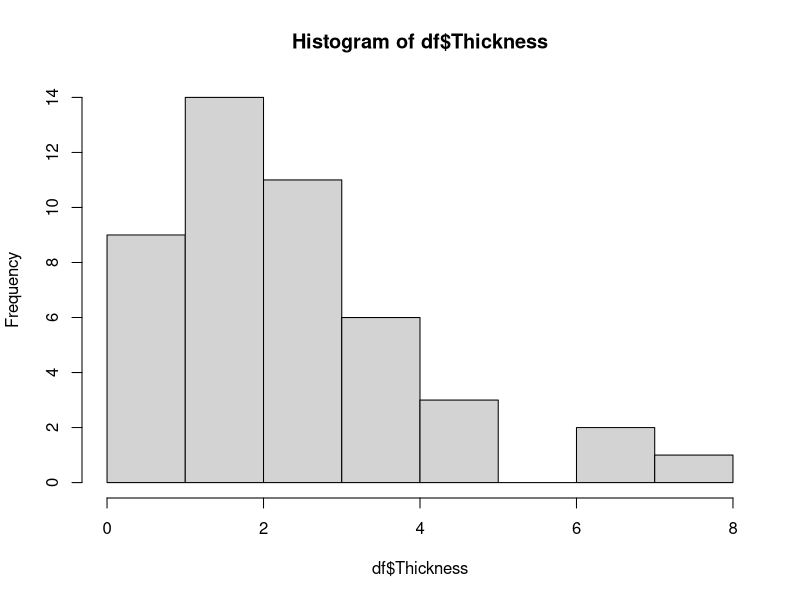
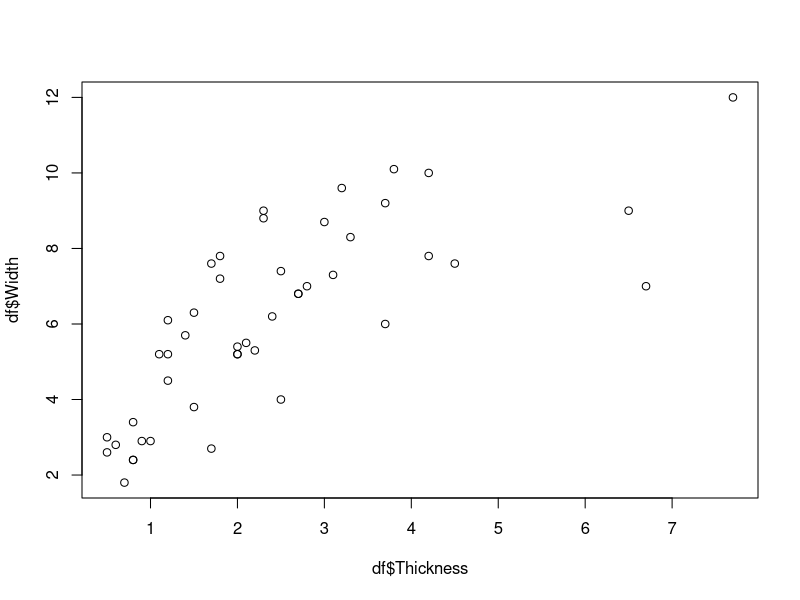
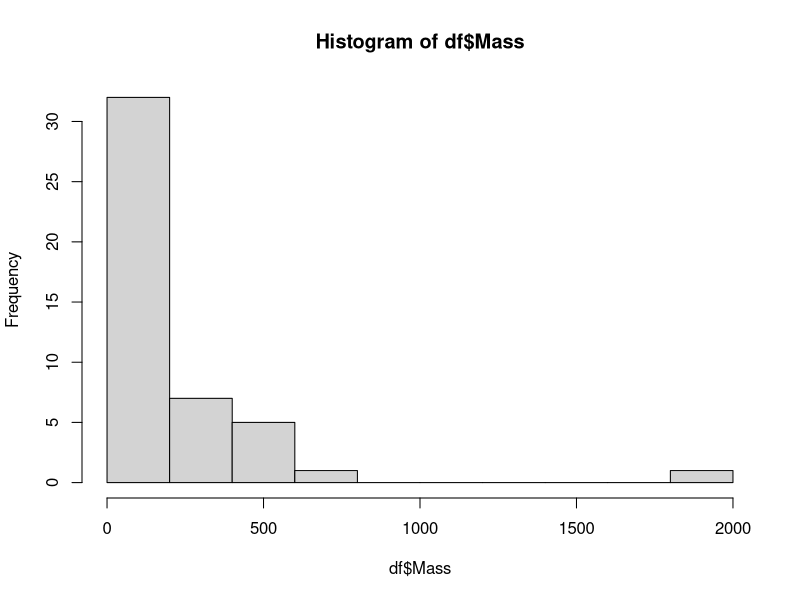

These figures' R source, in order:
## ---- chunk 1
#| label: load dataframe; setup packages
#| echo: false
library(readr)
df <- read.csv("pone.0233912.s002.csv")
## ---- chunk 2
#| label: tabulate categorical data
table(df$Platform.Surface)
## ---- chunk 3
#|: label: example numeric data histogram
hist(df$Thickness)
## ---- chunk 4
#|: label: example numeric data scatterplot
plot(df$Thickness, df$Width)
## ---- chunk 5
#| label: tabulate categorical data
table(df$elevation.mass)
## ---- chunk 6
#|: label: example numeric data histogram
hist(df$Mass)
